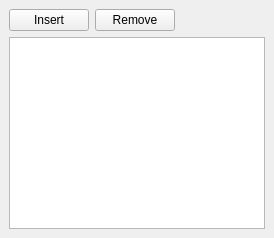
      <widget class="QWidget" name="tab_4" >
       <attribute name="title" >
        <string>Sublayers</string>
       </attribute>
       <layout class="QVBoxLayout" >
        <property name="spacing" >
         <number>6</number>
        </property>
        <property name="leftMargin" >
         <number>9</number>
        </property>
        <property name="topMargin" >
         <number>9</number>
        </property>
        <property name="rightMargin" >
         <number>9</number>
        </property>
        <property name="bottomMargin" >
         <number>9</number>
        </property>
        <item>
         <layout class="QHBoxLayout" >
          <property name="spacing" >
           <number>6</number>
          </property>
          <property name="leftMargin" >
           <number>0</number>
          </property>
          <property name="topMargin" >
           <number>0</number>
          </property>
          <property name="rightMargin" >
           <number>0</number>
          </property>
          <property name="bottomMargin" >
           <number>0</number>
          </property>
          <item>
           <widget class="QPushButton" name="insertSubLayerButton" >
            <property name="focusPolicy" >
             <enum>Qt::NoFocus</enum>
            </property>
            <property name="text" >
             <string>Insert</string>
            </property>
            <property name="icon" >
             <iconset resource="../resources/resources.qrc" >:/main/images/list-add.svg</iconset>
            </property>
           </widget>
          </item>
          <item>
           <widget class="QPushButton" name="removeSubLayerButton" >
            <property name="focusPolicy" >
             <enum>Qt::NoFocus</enum>
            </property>
            <property name="text" >
             <string>Remove</string>
            </property>
            <property name="icon" >
             <iconset resource="../resources/resources.qrc" >:/main/images/list-remove.svg</iconset>
            </property>
           </widget>
          </item>
          <item>
           <spacer>
            <property name="orientation" >
             <enum>Qt::Horizontal</enum>
            </property>
            <property name="sizeHint" >
             <size>
              <width>40</width>
              <height>20</height>
             </size>
            </property>
           </spacer>
          </item>
         </layout>
        </item>
        <item>
         <widget class="QTableView" name="velProfileView_4" >
          <property name="focusPolicy" >
           <enum>Qt::StrongFocus</enum>
          </property>
          <property name="selectionBehavior" >
           <enum>QAbstractItemView::SelectRows</enum>
          </property>
         </widget>
        </item>
       </layout>
      </widget>
